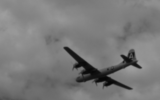
%> input picture image/img.bmp, 160 x 100 px
$ octave KFELBM_film.m   (GNU Octave 9; MATLAB toolbox functions it lacks are replaced by stand-ins)
%> lines starting %> are read from the running program, lines starting %| are printed output that depends on the picture
### mat/KFELBM/Force.m
%
% This matlab file provides function for updating external force from
% kernel fuzzy energy in KFELBM algorithm.
%
% Execution version: MATLAB R2016a
%

function [F ,c1 ,c2] = Force(U0, Img, c1, c2, m, sigma)

U=U0;

% calculate centroid in fuzzy clustering
[c1 ,c2] = UpdateC(U, Img, c1, c2, sigma, m);

% calculate external force by kernel fuzzy energy
F = m.*((1-U).^(m-1)).*(1-KERNEL(Img,c2,sigma))-m.*(U.^(m-1)).*(1-KERNEL(Img,c1,sigma));


function [c1 ,c2] = UpdateC(U, Img,v1, v2, sigma, m)

% calculate numerator
Tmp1 = (U.^m).*Img.*KERNEL(Img,v1,sigma);
Tmp2 = ((1-U).^m).*Img.*KERNEL(Img,v2,sigma);

% calculate denominator
De1 = (U.^m).*KERNEL(Img,v1,sigma);
De2 = (1-U).^m.*KERNEL(Img,v2,sigma);

c1 = sum(Tmp1(:))/sum(De1(:));
c2 = sum(Tmp2(:))/sum(De2(:));

function value = KERNEL(x,v,sigma)

value = exp(-1.*((x-v).^2)/sigma);

### mat/KFELBM/LBM.m
%
% This matlab file provides function for updating membership function
% by using Lattice Boltzmann Method (LBM) in CPU version KFELBM.
%
% Execution version: MATLAB R2016a
%
% NOTE: This function works as same as the kernel on GPU version.

function [U, fparticle] = LBM(U0, fparticle, F, lambda, time)

[row, col] = size(F);
tmp = zeros(size(fparticle));
feq = zeros(size(fparticle));

% calculate balanced lattices
feq(:,:,1) = U0 .* (4/9);
feq(:,:,2) = U0 .* (1/9);
feq(:,:,3) = U0 .* (1/9);
feq(:,:,4) = U0 .* (1/9);
feq(:,:,5) = U0 .* (1/9);
feq(:,:,6) = U0 .* (1/36);
feq(:,:,7) = U0 .* (1/36);
feq(:,:,8) = U0 .* (1/36);
feq(:,:,9) = U0 .* (1/36);

% calculate distribution by BGK model
tmp(:,:,1) = fparticle(:,:,1) - (1/time).*(fparticle(:,:,1)-feq(:,:,1));
tmp(:,:,2) = fparticle(:,:,2) - (1/time).*(fparticle(:,:,2)-feq(:,:,2));
tmp(:,:,3) = fparticle(:,:,3) - (1/time).*(fparticle(:,:,3)-feq(:,:,3));
tmp(:,:,4) = fparticle(:,:,4) - (1/time).*(fparticle(:,:,4)-feq(:,:,4));
tmp(:,:,5) = fparticle(:,:,5) - (1/time).*(fparticle(:,:,5)-feq(:,:,5));
tmp(:,:,6) = fparticle(:,:,6) - (1/time).*(fparticle(:,:,6)-feq(:,:,6));
tmp(:,:,7) = fparticle(:,:,7) - (1/time).*(fparticle(:,:,7)-feq(:,:,7));
tmp(:,:,8) = fparticle(:,:,8) - (1/time).*(fparticle(:,:,8)-feq(:,:,8));
tmp(:,:,9) = fparticle(:,:,9) - (1/time).*(fparticle(:,:,9)-feq(:,:,9));

% add external force to particle distribution
tmp(:,:,2) = tmp(:,:,2) + ((2*time-1)/(2*time))*(1/3)*lambda.*F;
tmp(:,:,3) = tmp(:,:,3) + ((2*time-1)/(2*time))*(1/3)*lambda.*F;
tmp(:,:,4) = tmp(:,:,4) + ((2*time-1)/(2*time))*(1/3)*lambda.*F;
tmp(:,:,5) = tmp(:,:,5) + ((2*time-1)/(2*time))*(1/3)*lambda.*F;
tmp(:,:,6) = tmp(:,:,6) + ((2*time-1)/(2*time))*(1/16.9706)*lambda.*F;
tmp(:,:,7) = tmp(:,:,7) + ((2*time-1)/(2*time))*(1/16.9706)*lambda.*F;
tmp(:,:,8) = tmp(:,:,8) + ((2*time-1)/(2*time))*(1/16.9706)*lambda.*F;
tmp(:,:,9) = tmp(:,:,9) + ((2*time-1)/(2*time))*(1/16.9706)*lambda.*F;

% distribution diffusion
for i=2:row-1
    for j=2:col-1
        fparticle(i,j,1) = tmp(i,j,1);
        fparticle(i,j,2) = tmp(i-1,j,2);
        fparticle(i,j,3) = tmp(i,j+1,3);
        fparticle(i,j,4) = tmp(i+1,j,4);
        fparticle(i,j,5) = tmp(i,j-1,5);
        fparticle(i,j,6) = tmp(i-1,j-1,6);
        fparticle(i,j,7) = tmp(i-1,j+1,7);
        fparticle(i,j,8) = tmp(i+1,j+1,8);
        fparticle(i,j,9) = tmp(i+1,j-1,9);
    end
end

% update membership function by summing nine lattices
U = sum(fparticle,3);

% make sure no excced value
U = U.*(U<=1)+(U>1);
U = U.*(U>=0);

% Neumann boundary condition
U = NeumannBoundCond(U);

function g = NeumannBoundCond(f)

[nrow,ncol] = size(f);
g = f;

g([1 nrow],[1 ncol]) = g([3 nrow-2],[3 ncol-2]);
g([1 nrow],2:end-1) = g([3 nrow-2],2:end-1);
g(2:end-1,[1 ncol]) = g(2:end-1,[3 ncol-2]);


### mat/KFELBM/KFELBM_film.m
%
% This matlab file creates a film recording membership function varying
% with iterations in KFELBM algorithm.
%
% Execution version: MATLAB R2016a
%
% There are more details in my thesis,
% "Kernel Fuzzy Energy Active Contour Using Lattice Boltzmann Method In Image Segmentation"
%
% Author: Yi Chen
% Advisor: Professor Ching-Han Hsu
% Email: cy477622@gmail.com
% URL: http://etd.lib.nctu.edu.tw/cgi-bin/gs32/hugsweb.cgi/ccd=dbBQ0c/record?r1=1&h1=2
%
% NOTE1: The parameters for initial curve has been fixed to make sure the
%        intial setting as same as KFAC.
%
% NOTE2: This KFELBM algorithm is a valid CPU version for visualization
%        that run the kernel LBM on CPU instead of GPU.
%        You can get GPU version on my github:
%        https://github.com/YiChen03175
%

clc;clear all;

Img = imread('../../image/img.bmp');
%> Img is the input picture: size 100x160 uint8; min 5, max 158, mean 121.9
Img = double(Img(:,:,1));
%> Img: size 100x160 double

% normailize image pixels value
ImgN = (Img-min(Img(:))) ./ (max(Img(:))-min(Img(:)));
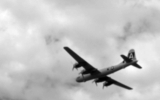
%> ImgN: size 100x160 double; min 0, max 1, mean 0.764

[row ,col] = size(Img);
%> row = 100; col = 160
initialU =zeros(row,col);

% set parameters for initial curve
a = 70;
b = 20;
r = 0.45;

% set intial function to be a signed distance function (SDF)
for i=1:row
    for j=1:col
       initialU(i,j) = (((i-a).^2+(j-b).^2).^0.5);
   end
end
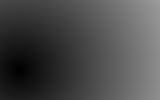
%> initialU: size 100x160 double; min 0, max 156.1, mean 74.3

% normalize membership function value
U = initialU;
U = (U-min(U(:))) ./ (max(U(:))-min(U(:))) + r;

% make sure there are no exceed value
U = U.*(U<=1)+(U>1);
U = U.*(U>=0);

% reverse the membership function just for visualization
U = 1-U;

% set parameters for KFELBM
sigma = 0.6;
lambda = 0.9;
m = 2;
time = 1;

% initialize particle distrbution as figure below
%
%      1/36  1/9  1/36
%          \  |  /
%           \ | /
%     1/9 -- 4/9 -- 1/9
%           / | \
%          /  |  \
%      1/36  1/9  1/36
%
fparticle = zeros(row, col, 9);
fparticle(:,:,1) = (4/9)*U;
fparticle(:,:,2) = (1/9)*U;
fparticle(:,:,3) = (1/9)*U;
fparticle(:,:,4) = (1/9)*U;
fparticle(:,:,5) = (1/9)*U;
fparticle(:,:,6) = (1/36)*U;
fparticle(:,:,7) = (1/36)*U;
fparticle(:,:,8) = (1/36)*U;
fparticle(:,:,9) = (1/36)*U;

% intitialize c1, c2
nu1 = (U>0.5).*ImgN;
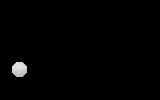
%> nu1: size 100x160 double; min 0, max 0.908, mean 0.00949
nu2 = (U<=0.5).*ImgN;
de1 = (U>0.5);
de2 = (U<=0.5);

c1 = sum(nu1(:))/sum(de1(:));
%> c1 = 0.821
c2 = sum(nu2(:))/sum(de2(:));
%> c2 = 0.763

% set film parameters
writerObj = VideoWriter('KFELBM_film.avi');
writerObj.FrameRate = 10;
open(writerObj);

for n=1:50

    % update external force from fuzzy energy
    [F ,c1 ,c2] = Force(U, ImgN, c1, c2, m, sigma);

    % update memebership function using Lattice Boltzmann Method
    [U ,fparticle] =  LBM(U, fparticle,F,lambda,time);

    % set parameters for film
    mesh(U);
    title([num2str(n), ' iterations']);
    view(-11,63);
    colormap('jet');
    zlabel('memebership function');
    zlim([0,1]);

    % get each frame in each iteration
%> (the run ends here)
